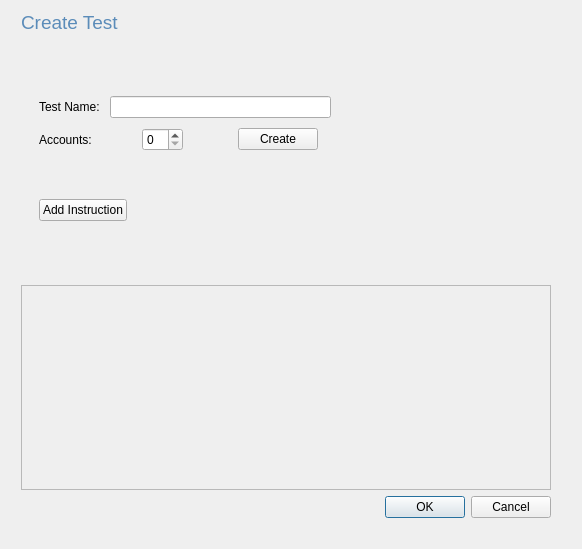
<?xml version="1.0" encoding="UTF-8"?>
<ui version="4.0">
 <class>Dialog</class>
 <widget class="QDialog" name="Dialog">
  <property name="geometry">
   <rect>
    <x>0</x>
    <y>0</y>
    <width>582</width>
    <height>549</height>
   </rect>
  </property>
  <property name="windowTitle">
   <string>Dialog</string>
  </property>
  <property name="autoFillBackground">
   <bool>false</bool>
  </property>
  <property name="styleSheet">
   <string notr="true"/>
  </property>
  <layout class="QVBoxLayout" name="verticalLayout_5">
   <item>
    <layout class="QVBoxLayout" name="verticalLayout_4">
     <property name="leftMargin">
      <number>10</number>
     </property>
     <property name="rightMargin">
      <number>20</number>
     </property>
     <property name="bottomMargin">
      <number>20</number>
     </property>
     <item>
      <layout class="QVBoxLayout" name="verticalLayout_3">
       <item>
        <widget class="QLabel" name="label_3">
         <property name="text">
          <string>&lt;html&gt;&lt;head/&gt;&lt;body&gt;&lt;p&gt;&lt;span style=&quot; font-size:14pt; color:#5b8cb9;&quot;&gt;Create Test&lt;/span&gt;&lt;/p&gt;&lt;/body&gt;&lt;/html&gt;</string>
         </property>
        </widget>
       </item>
       <item>
        <widget class="QWidget" name="widget_2" native="true">
         <layout class="QVBoxLayout" name="verticalLayout_2">
          <item>
           <widget class="QWidget" name="widget" native="true">
            <property name="sizePolicy">
             <sizepolicy hsizetype="Fixed" vsizetype="Preferred">
              <horstretch>0</horstretch>
              <verstretch>0</verstretch>
             </sizepolicy>
            </property>
            <property name="minimumSize">
             <size>
              <width>0</width>
              <height>221</height>
             </size>
            </property>
            <layout class="QHBoxLayout" name="horizontalLayout">
             <item>
              <layout class="QVBoxLayout" name="verticalLayout">
               <property name="spacing">
                <number>10</number>
               </property>
               <item>
                <layout class="QGridLayout" name="gridLayout">
                 <item row="0" column="0">
                  <widget class="QLabel" name="label">
                   <property name="text">
                    <string>Test Name:</string>
                   </property>
                  </widget>
                 </item>
                 <item row="0" column="1" colspan="2">
                  <widget class="QLineEdit" name="test_name">
                   <property name="sizePolicy">
                    <sizepolicy hsizetype="Fixed" vsizetype="Fixed">
                     <horstretch>0</horstretch>
                     <verstretch>0</verstretch>
                    </sizepolicy>
                   </property>
                   <property name="minimumSize">
                    <size>
                     <width>221</width>
                     <height>0</height>
                    </size>
                   </property>
                  </widget>
                 </item>
                 <item row="1" column="0">
                  <widget class="QLabel" name="label_2">
                   <property name="text">
                    <string>Accounts:</string>
                   </property>
                  </widget>
                 </item>
                 <item row="1" column="1" alignment="Qt::AlignHCenter">
                  <widget class="QSpinBox" name="accounts_number">
                   <property name="sizePolicy">
                    <sizepolicy hsizetype="Fixed" vsizetype="Fixed">
                     <horstretch>0</horstretch>
                     <verstretch>0</verstretch>
                    </sizepolicy>
                   </property>
                  </widget>
                 </item>
                 <item row="1" column="2" alignment="Qt::AlignHCenter">
                  <widget class="QPushButton" name="create_accounts_btn">
                   <property name="sizePolicy">
                    <sizepolicy hsizetype="Fixed" vsizetype="Fixed">
                     <horstretch>0</horstretch>
                     <verstretch>0</verstretch>
                    </sizepolicy>
                   </property>
                   <property name="text">
                    <string>Create</string>
                   </property>
                  </widget>
                 </item>
                </layout>
               </item>
               <item>
                <widget class="QPushButton" name="add_inst_btn">
                 <property name="enabled">
                  <bool>true</bool>
                 </property>
                 <property name="sizePolicy">
                  <sizepolicy hsizetype="Fixed" vsizetype="Fixed">
                   <horstretch>0</horstretch>
                   <verstretch>0</verstretch>
                  </sizepolicy>
                 </property>
                 <property name="minimumSize">
                  <size>
                   <width>0</width>
                   <height>0</height>
                  </size>
                 </property>
                 <property name="maximumSize">
                  <size>
                   <width>16777215</width>
                   <height>16777215</height>
                  </size>
                 </property>
                 <property name="text">
                  <string>Add Instruction</string>
                 </property>
                </widget>
               </item>
              </layout>
             </item>
            </layout>
           </widget>
          </item>
         </layout>
        </widget>
       </item>
      </layout>
     </item>
     <item>
      <widget class="QScrollArea" name="scrollArea">
       <property name="widgetResizable">
        <bool>true</bool>
       </property>
       <widget class="QWidget" name="scrollAreaWidgetContents">
        <property name="geometry">
         <rect>
          <x>0</x>
          <y>0</y>
          <width>528</width>
          <height>178</height>
         </rect>
        </property>
        <layout class="QHBoxLayout" name="horizontalLayout_2">
         <item>
          <widget class="QWidget" name="scroll_widget" native="true"/>
         </item>
        </layout>
       </widget>
      </widget>
     </item>
     <item>
      <widget class="QDialogButtonBox" name="buttonBox">
       <property name="standardButtons">
        <set>QDialogButtonBox::Cancel|QDialogButtonBox::Ok</set>
       </property>
      </widget>
     </item>
    </layout>
   </item>
  </layout>
 </widget>
 <resources/>
 <connections/>
</ui>
